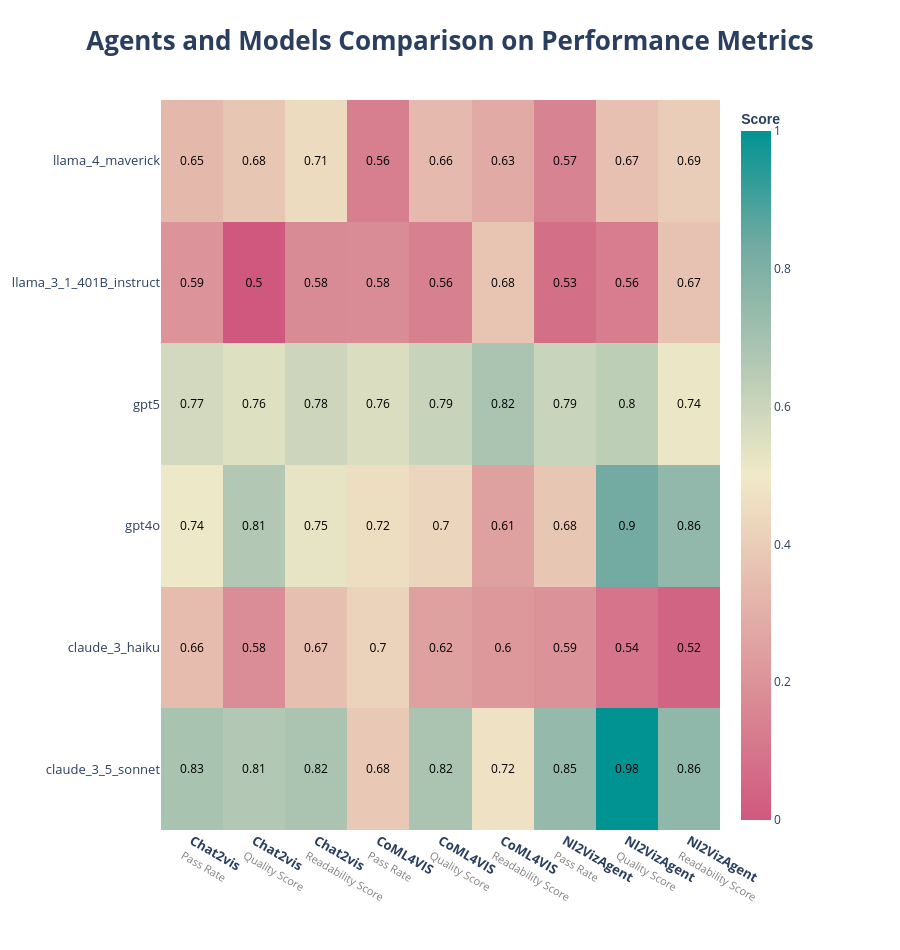

The notebook cell this image was saved under:
### Code cell
import pandas as pd
from utils import error_rate_visualization, performance_comparison_plot, performance_heatmap
# Load the uploaded Excel file
file_path = "/Users/msubramani/Library/CloudStorage/OneDrive-Flexera,Inc/UpGrad/Masters/My_Research_Work/My_Nl2Viz_system/src/Seaborn_Agent_Evaluation_Scores_with__10__Variation.csv"
df = pd.read_csv(file_path)
performance_heatmap(df)

### Figure 1 — Plotly figure (JSON) as saved in the notebook; plotly's stock layout.template omitted (floating-point values rounded to 4 significant figures)
{"data": [{"colorbar": {"tickfont": {"family": "Open Sans, sans-serif", "size": 12}, "title": {"font": {"family": "Raleway, sans-serif", "size": 14}, "text": "<b>Score</b>"}}, "colorscale": [[0, "rgb(208, 88, 126)"], [0.1667, "rgb(217, 137, 148)"], [0.3333, "rgb(229, 185, 173)"], [0.5, "rgb(241, 234, 200)"], [0.6667, "rgb(177, 199, 179)"], [0.8333, "rgb(114, 170, 161)"], [1, "rgb(0, 147, 146)"]], "showscale": true, "text": [[0.83, 0.81, 0.82, 0.68, 0.82, 0.72, 0.85, 0.98, 0.86], [0.66, 0.58, 0.67, 0.7, 0.62, 0.6, 0.59, 0.54, 0.52], [0.74, 0.81, 0.75, 0.72, 0.7, 0.61, 0.68, 0.9, 0.86], [0.77, 0.76, 0.78, 0.76, 0.79, 0.82, 0.79, 0.8, 0.74], [0.59, 0.5, 0.58, 0.58, 0.56, 0.68, 0.53, 0.56, 0.67], [0.65, 0.68, 0.71, 0.56, 0.66, 0.63, 0.57, 0.67, 0.69]], "textfont": {"color": "black", "size": 12}, "texttemplate": "%{text}", "type": "heatmap", "x": ["<b>Chat2vis</b><br><span style='font-size:11px;color:gray;'>Pass Rate</span>", "<b>Chat2vis</b><br><span style='font-size:11px;color:gray;'>Quality Score</span>", "<b>Chat2vis</b><br><span style='font-size:11px;color:gray;'>Readability Score</span>", "<b>CoML4VIS</b><br><span style='font-size:11px;color:gray;'>Pass Rate</span>", "<b>CoML4VIS</b><br><span style='font-size:11px;color:gray;'>Quality Score</span>", "<b>CoML4VIS</b><br><span style='font-size:11px;color:gray;'>Readability Score</span>", "<b>Nl2VizAgent</b><br><span style='font-size:11px;color:gray;'>Pass Rate</span>", "<b>Nl2VizAgent</b><br><span style='font-size:11px;color:gray;'>Quality Score</span>", "<b>Nl2VizAgent</b><br><span style='font-size:11px;color:gray;'>Readability Score</span>"], "y": ["claude_3_5_sonnet", "claude_3_haiku", "gpt4o", "gpt5", "llama_3_1_401B_instruct", "llama_4_maverick"], "z": [[0.6917, 0.6604, 0.6833, 0.3854, 0.6854, 0.4729, 0.7396, 1.0, 0.7542], [0.3437, 0.1792, 0.3542, 0.4187, 0.2479, 0.2187, 0.1979, 0.09375, 0.03958], [0.5104, 0.6625, 0.5292, 0.4583, 0.4292, 0.2458, 0.3771, 0.8312, 0.7521], [0.5792, 0.55, 0.5937, 0.5604, 0.6104, 0.6812, 0.6062, 0.6354, 0.5167], [0.2021, 0.0, 0.1729, 0.1771, 0.1375, 0.3729, 0.07708, 0.1271, 0.3604], [0.3292, 0.3792, 0.4479, 0.1312, 0.3333, 0.2812, 0.1458, 0.3583, 0.4]], "zmax": 1, "zmin": 0}], "layout": {"font": {"family": "Open Sans, sans-serif", "size": 13}, "height": 950, "margin": {"b": 120, "l": 120, "r": 180, "t": 100}, "paper_bgcolor": "white", "plot_bgcolor": "white", "title": {"font": {"size": 26}, "text": "<b>Agents and Models Comparison on Performance Metrics</b>", "x": 0.5}}}
